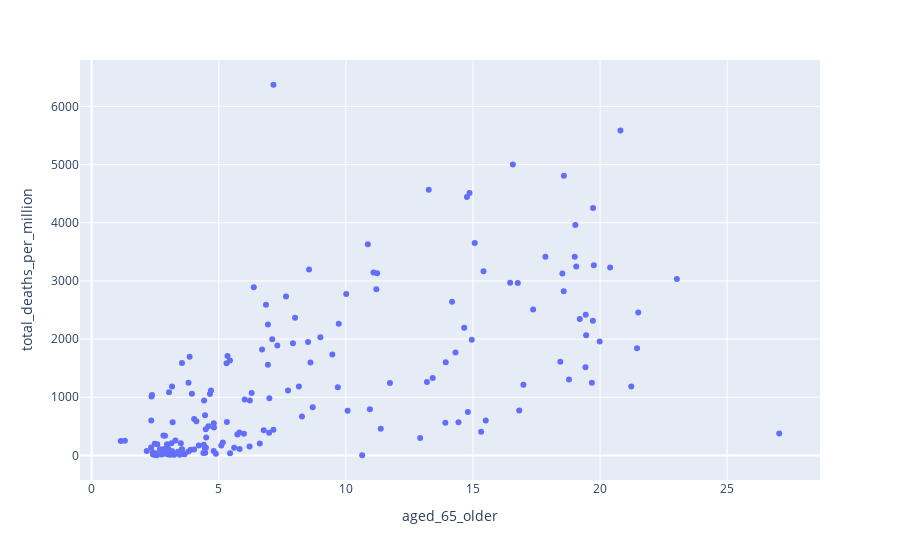

The code cell stored with this chart in its notebook:
### Code cell
fig = px.scatter(test_df, x="aged_65_older", y="total_deaths_per_million")
fig.show()

### Figure 1 — Plotly figure (JSON) as saved in the notebook; plotly's stock layout.template omitted (floating-point values rounded to 4 significant figures; data arrays with more than 128 entries replaced by an {"elided": "..."} marker saying what was removed)
{"data": [{"hovertemplate": "aged_65_older=%{x}<br>total_deaths_per_million=%{y}<extra></extra>", "legendgroup": "", "marker": {"color": "#636efa", "symbol": "circle"}, "mode": "markers", "name": "", "orientation": "v", "showlegend": false, "type": "scatter", "x": {"elided": "179 float values"}, "xaxis": "x", "y": {"elided": "179 float values"}, "yaxis": "y"}], "layout": {"legend": {"tracegroupgap": 0}, "margin": {"t": 60}, "xaxis": {"anchor": "y", "domain": [0, 1], "title": {"text": "aged_65_older"}}, "yaxis": {"anchor": "x", "domain": [0, 1], "title": {"text": "total_deaths_per_million"}}}}
